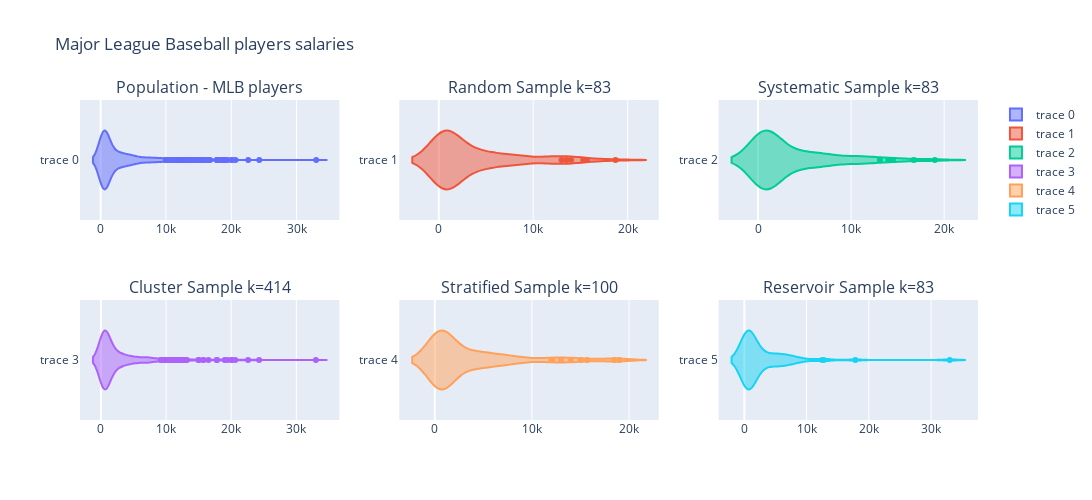

Source (notebook cell):
### Code cell
fig = make_subplots(
    rows=2, cols=3,
    subplot_titles=('Population - MLB players',f'Random Sample k={len(simple_random_sample)}', f'Systematic Sample k={len(systematic_sample)}', f'Cluster Sample k={len(cluster_sample)}', f'Stratified Sample k={len(stratified_random_sample)}', f'Reservoir Sample k={len(reservoir_sample)}' ))

fig.add_trace(go.Violin(x=df.salary),row=1, col=1)

fig.add_trace(go.Violin(x=simple_random_sample.salary),row=1, col=2)

fig.add_trace(go.Violin(x=systematic_sample.salary),row=1, col=3)

fig.add_trace(go.Violin(x=cluster_sample.salary),row=2, col=1)

fig.add_trace(go.Violin(x=stratified_random_sample.salary),row=2, col=2)

fig.add_trace(go.Violin(x=reservoir_sample.salary),row=2, col=3)

fig.update_layout(height=500, width=1200,
                  title_text="Major League Baseball players salaries")

fig.show()

### Figure 1 — Plotly figure (JSON) as saved in the notebook; plotly's stock layout.template omitted (floating-point values rounded to 4 significant figures; data arrays with more than 128 entries replaced by an {"elided": "..."} marker saying what was removed)
{"data": [{"type": "violin", "x": {"elided": "828 float values"}, "xaxis": "x", "yaxis": "y"}, {"type": "violin", "x": [1900, 4300, 400, 12000, 3650, 950, 475, 410, 5500, 435, 8000, 7500, 407.5, 4850, 1150, 6000, 405, 15290.0, 900, 11000, 488.0, 3700, 625, 1450, 403, 750, 4850, 3200, 1500, 13500, 401, 400, 3500, 1650, 775, 401, 915, 1035, 12170.0, 9000, 412.7, 470, 470, 1500, 1200, 407, 420, 401, 416, 8500, 775, 404, 18700, 445, 440, 440, 400, 14000, 4000, 3500, 8000, 440, 6000, 2000, 7000, 665, 2000, 410, 453, 15690.0, 8800.0, 5500, 3000, 2700, 406.2, 750, 5000, 1250, 412.5, 404.9, 12750, 13000, 412.5], "xaxis": "x2", "yaxis": "y2"}, {"type": "violin", "x": [8500, 2150, 407, 6750, 1000, 400, 4050, 465, 14000, 7700, 905, 16750, 2600, 427, 7000, 1375, 400, 2000, 415, 5767.0, 444.6, 407.3, 5750, 1300, 406, 6886.0, 950, 400, 1250, 415, 14500, 1600, 406.5, 4500, 1650, 414.5, 5500, 1200, 400, 4000, 800, 11000, 2025.0, 427.5, 11250, 2600, 437.5, 11400, 1250, 419, 13100, 900, 10000, 435, 410, 19000, 5000, 1000, 4300, 453, 410, 2450, 418.8, 401.3, 4000, 417, 11000, 2312.0, 412.5, 9188.0, 950, 400, 2500, 950, 6500, 665, 409.9, 5175, 1150, 409.8, 7500, 775, 410], "xaxis": "x3", "yaxis": "y3"}, {"type": "violin", "x": {"elided": "414 float values"}, "xaxis": "x4", "yaxis": "y4"}, {"type": "violin", "x": [444.5, 8000, 1080, 7500, 2250, 15000, 850, 400, 428, 410, 423.7, 10000, 1750, 439, 407.3, 2000, 4500, 3600, 708.3, 4000, 650, 12000, 550, 4833.0, 1760, 15690.0, 400, 1100, 438, 4500, 1625, 3400, 400, 4700, 6000, 1200, 444.6, 400, 420, 18500, 18500, 3100, 1035, 417, 6500, 5500, 12100, 400, 400, 13000, 19000, 4700, 1100, 420, 400.5, 550, 403.7, 403, 415, 1920, 400, 438.1, 4000, 6000, 2000, 13000, 401, 418.6, 418.8, 4000, 14000, 4600, 460, 750, 405.5, 8000, 10000, 2312.0, 405, 400, 1500, 416.5, 3000, 445, 4875, 1100, 700, 409.9, 6350, 7500, 452.5, 407.4, 1000, 650, 422, 8000, 406, 450, 415.5, 7000], "xaxis": "x5", "yaxis": "y5"}, {"type": "violin", "x": [2000, 12500, 17830.0, 412.1, 420, 2312.0, 800, 3400, 410, 6850, 835, 2000, 4500, 700, 825, 725, 406.5, 8000, 402, 700, 9000, 402.2, 33000, 400, 2050, 7000, 850, 1500, 3000, 422.4, 5000, 5167.0, 407, 406.5, 444.5, 12750, 2225, 900, 405, 405.8, 975, 1055, 440, 440, 9375, 435, 665, 550, 5100, 412.7, 2475, 4265, 700, 5000, 400, 402, 7100, 450, 750, 2000, 426.7, 407.5, 444.6, 427, 6000, 400, 1200, 6850, 4000, 1550, 401.3, 405.5, 406, 5500, 1125, 412.5, 7700, 400, 412.5, 6000, 410, 3250, 418], "xaxis": "x6", "yaxis": "y6"}], "layout": {"annotations": [{"font": {"size": 16}, "showarrow": false, "text": "Population - MLB players", "x": 0.1444, "xanchor": "center", "xref": "paper", "y": 1, "yanchor": "bottom", "yref": "paper"}, {"font": {"size": 16}, "showarrow": false, "text": "Random Sample k=83", "x": 0.5, "xanchor": "center", "xref": "paper", "y": 1, "yanchor": "bottom", "yref": "paper"}, {"font": {"size": 16}, "showarrow": false, "text": "Systematic Sample k=83", "x": 0.8556, "xanchor": "center", "xref": "paper", "y": 1, "yanchor": "bottom", "yref": "paper"}, {"font": {"size": 16}, "showarrow": false, "text": "Cluster Sample k=414", "x": 0.1444, "xanchor": "center", "xref": "paper", "y": 0.375, "yanchor": "bottom", "yref": "paper"}, {"font": {"size": 16}, "showarrow": false, "text": "Stratified Sample k=100", "x": 0.5, "xanchor": "center", "xref": "paper", "y": 0.375, "yanchor": "bottom", "yref": "paper"}, {"font": {"size": 16}, "showarrow": false, "text": "Reservoir Sample k=83", "x": 0.8556, "xanchor": "center", "xref": "paper", "y": 0.375, "yanchor": "bottom", "yref": "paper"}], "height": 500, "title": {"text": "Major League Baseball players salaries"}, "width": 1200, "xaxis": {"anchor": "y", "domain": [0, 0.2889]}, "xaxis2": {"anchor": "y2", "domain": [0.3556, 0.6444]}, "xaxis3": {"anchor": "y3", "domain": [0.7111, 1]}, "xaxis4": {"anchor": "y4", "domain": [0, 0.2889]}, "xaxis5": {"anchor": "y5", "domain": [0.3556, 0.6444]}, "xaxis6": {"anchor": "y6", "domain": [0.7111, 1]}, "yaxis": {"anchor": "x", "domain": [0.625, 1]}, "yaxis2": {"anchor": "x2", "domain": [0.625, 1]}, "yaxis3": {"anchor": "x3", "domain": [0.625, 1]}, "yaxis4": {"anchor": "x4", "domain": [0, 0.375]}, "yaxis5": {"anchor": "x5", "domain": [0, 0.375]}, "yaxis6": {"anchor": "x6", "domain": [0, 0.375]}}}
